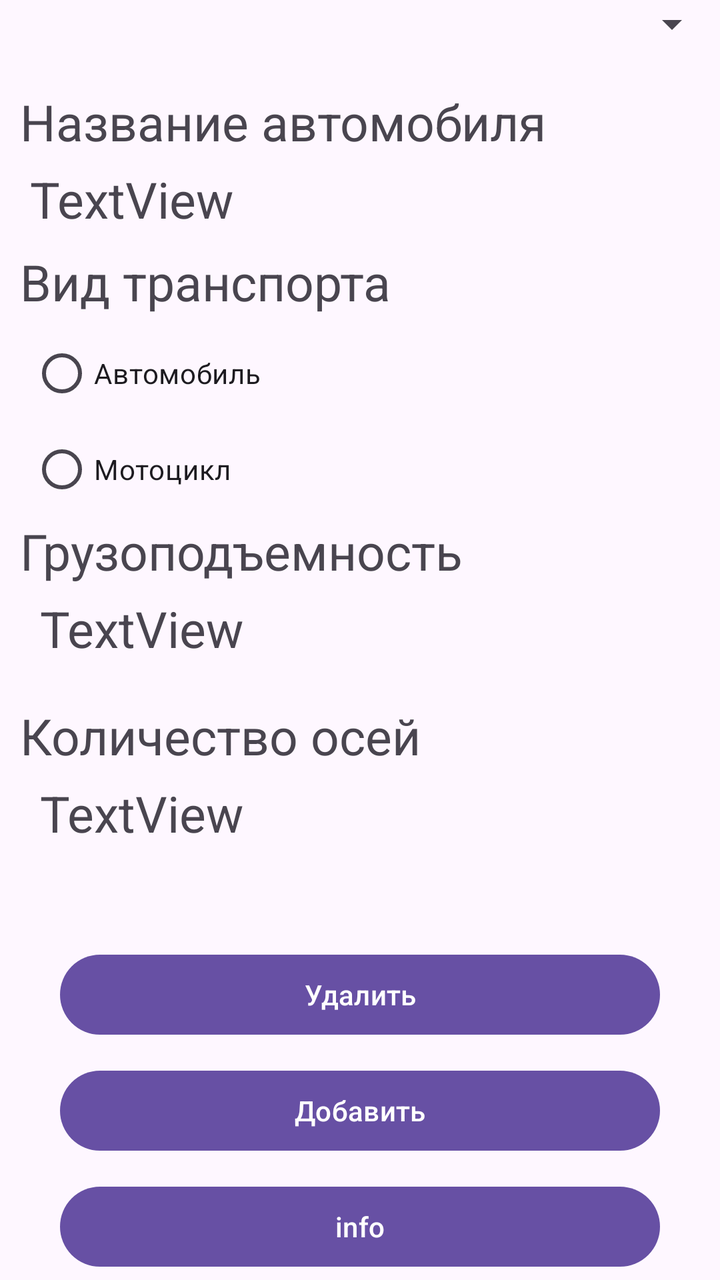
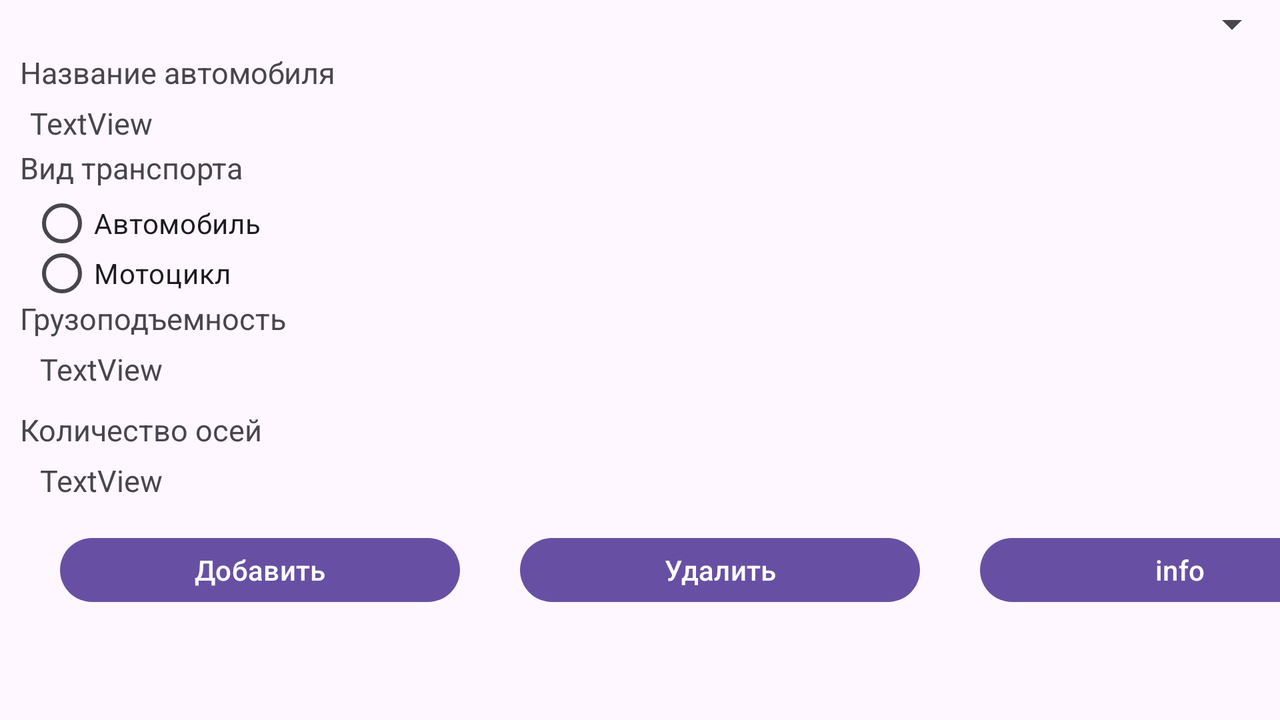

One screen, two layout resources from the same app: the default and the repository's alternative for another configuration. Each is rendered where Android would select it; the XML of both is given below.
<!-- AndroidManifest.xml: application theme Theme.BrandsOfTransport -->
<!-- res/layout/activity_main.xml -->
<?xml version="1.0" encoding="utf-8"?>
<androidx.constraintlayout.widget.ConstraintLayout xmlns:android="http://schemas.android.com/apk/res/android"
    xmlns:app="http://schemas.android.com/apk/res-auto"
    xmlns:tools="http://schemas.android.com/tools"
    android:layout_width="match_parent"
    android:layout_height="match_parent"
    tools:context=".MainActivity">

    <Spinner
        android:id="@+id/spinner"
        android:layout_width="match_parent"
        android:layout_height="wrap_content"
        android:scrollbarSize="10dp"
        app:layout_constraintTop_toTopOf="parent"
        />

    <TextView
        android:id="@+id/textView"
        android:layout_width="match_parent"
        android:layout_height="wrap_content"
        android:text="Название автомобиля"
        android:textSize="25sp"
        android:layout_marginTop="20dp"
        android:layout_marginLeft="10dp"
        app:layout_constraintTop_toBottomOf="@id/spinner"
        />

    <TextView
        android:id="@+id/textView2"
        android:layout_width="match_parent"
        android:layout_height="wrap_content"
        android:text="TextView"
        android:textSize="25sp"
        app:layout_constraintTop_toBottomOf="@id/textView"
        android:layout_marginTop="5dp"
        android:layout_marginLeft="15dp"
        />

    <TextView
        android:id="@+id/textView3"
        android:layout_width="match_parent"
        android:layout_height="wrap_content"
        android:layout_marginTop="100dp"
        android:text="Вид транспорта"
        android:textSize="25sp"
        android:layout_marginLeft="10dp"
        app:layout_constraintTop_toBottomOf="@id/spinner"
        />

    <RadioGroup
        android:id="@+id/radioGroup"
        android:layout_width="match_parent"
        android:layout_height="wrap_content"
        app:layout_constraintTop_toBottomOf="@id/textView3"
        android:layout_marginLeft="15dp"
        android:layout_marginTop="5dp"
        >

        <RadioButton
            android:id="@+id/radioButton1"
            android:layout_width="match_parent"
            android:layout_height="wrap_content"
            android:text="Автомобиль" />

        <RadioButton
            android:id="@+id/radioButton2"
            android:layout_width="match_parent"
            android:layout_height="wrap_content"
            android:text="Мотоцикл" />
    </RadioGroup>

    <TextView
        android:id="@+id/textView4"
        android:layout_width="match_parent"
        android:layout_height="wrap_content"
        android:text="Грузоподъемность"
        android:textSize="25sp"
        android:layout_marginLeft="10dp"
        app:layout_constraintTop_toBottomOf="@id/radioGroup"
        />

    <TextView
        android:id="@+id/textView5"
        android:layout_width="match_parent"
        android:layout_height="wrap_content"
        android:text="TextView"
        android:textSize="25sp"
        android:layout_marginLeft="20dp"
        android:layout_marginTop="5dp"
        app:layout_constraintTop_toBottomOf="@id/textView4"
        tools:layout_editor_absoluteX="10dp" />

    <TextView
        android:id="@+id/textView6"
        android:layout_width="match_parent"
        android:layout_height="wrap_content"
        android:text="Количество осей"
        android:textSize="25sp"
        android:layout_marginTop="20dp"
        android:layout_marginLeft="10dp"
        app:layout_constraintTop_toBottomOf="@id/textView5"
        tools:layout_editor_absoluteX="0dp" />

    <TextView
        android:id="@+id/textView7"
        android:layout_width="match_parent"
        android:layout_height="wrap_content"
        android:text="TextView"
        android:textSize="25sp"
        android:layout_marginLeft="20dp"
        android:layout_marginTop="5dp"
        app:layout_constraintTop_toBottomOf="@id/textView6"
        tools:layout_editor_absoluteX="0dp" />

    <Button
        android:id="@+id/button"
        android:layout_width="match_parent"
        android:layout_height="wrap_content"
        android:text="Удалить"
        android:layout_marginTop="50dp"
        android:layout_marginLeft="30dp"
        android:layout_marginRight="30dp"
        app:layout_constraintTop_toBottomOf="@id/textView7"
        />

    <Button
        android:id="@+id/button2"
        android:layout_width="match_parent"
        android:layout_height="wrap_content"
        android:text="Добавить"
        android:layout_marginTop="10dp"
        android:layout_marginLeft="30dp"
        android:layout_marginRight="30dp"
        app:layout_constraintTop_toBottomOf="@id/button"
        />

    <Button
        android:id="@+id/button3"
        android:layout_width="match_parent"
        android:layout_height="wrap_content"
        android:layout_marginTop="10dp"
        android:layout_marginLeft="30dp"
        android:layout_marginRight="30dp"
        android:text="info"
        app:layout_constraintTop_toBottomOf="@id/button2"
        />

</androidx.constraintlayout.widget.ConstraintLayout>
<!-- resources referenced by this layout -->
<resources>
  <style name="Theme.BrandsOfTransport" parent="Base.Theme.BrandsOfTransport" />
  <style name="Base.Theme.BrandsOfTransport" parent="Theme.Material3.DayNight.NoActionBar">
          
          
      </style>
</resources>
<!-- res/layout-land/activity_main.xml (the repository's variant of the layout above) -->
<!-- drawn on the phone turned sideways -->
<?xml version="1.0" encoding="utf-8"?>
<androidx.constraintlayout.widget.ConstraintLayout xmlns:android="http://schemas.android.com/apk/res/android"
    xmlns:app="http://schemas.android.com/apk/res-auto"
    xmlns:tools="http://schemas.android.com/tools"
    android:layout_width="match_parent"
    android:layout_height="match_parent"
    tools:context=".MainActivity">

    <Spinner
        android:id="@+id/spinner"
        android:layout_width="match_parent"
        android:layout_height="wrap_content"
        android:scrollbarSize="10dp"
        app:layout_constraintTop_toTopOf="parent"
        />

    <TextView
        android:id="@+id/textView"
        android:layout_width="match_parent"
        android:layout_height="wrap_content"
        android:text="Название автомобиля"
        android:textSize="15sp"
        android:layout_marginTop="2dp"
        android:layout_marginLeft="10dp"
        app:layout_constraintTop_toBottomOf="@id/spinner"
        />

    <TextView
        android:id="@+id/textView2"
        android:layout_width="match_parent"
        android:layout_height="wrap_content"
        android:text="TextView"
        android:textSize="15sp"
        app:layout_constraintTop_toBottomOf="@id/textView"
        android:layout_marginTop="5dp"
        android:layout_marginLeft="15dp"
        />

    <TextView
        android:id="@+id/textView3"
        android:layout_width="match_parent"
        android:layout_height="wrap_content"
        android:layout_marginTop="2dp"
        android:text="Вид транспорта"
        android:textSize="15sp"
        android:layout_marginLeft="10dp"
        app:layout_constraintTop_toBottomOf="@id/textView2"
        />

    <RadioGroup
        android:id="@+id/radioGroup"
        android:layout_width="match_parent"
        android:layout_height="wrap_content"
        app:layout_constraintTop_toBottomOf="@id/textView3"
        android:layout_marginLeft="15dp"
        android:layout_marginTop="5dp"
        >

        <RadioButton
            android:id="@+id/radioButton1"
            android:layout_width="match_parent"
            android:layout_height="25dp"
            android:text="Автомобиль" />

        <RadioButton
            android:id="@+id/radioButton2"
            android:layout_width="match_parent"
            android:layout_height="25dp"
            android:text="Мотоцикл" />
    </RadioGroup>

    <TextView
        android:id="@+id/textView4"
        android:layout_width="match_parent"
        android:layout_height="wrap_content"
        android:text="Грузоподъемность"
        android:textSize="15sp"
        android:layout_marginLeft="10dp"
        app:layout_constraintTop_toBottomOf="@id/radioGroup"
        />

    <TextView
        android:id="@+id/textView5"
        android:layout_width="match_parent"
        android:layout_height="wrap_content"
        android:text="TextView"
        android:textSize="15sp"
        android:layout_marginLeft="20dp"
        android:layout_marginTop="5dp"
        app:layout_constraintTop_toBottomOf="@id/textView4"
        tools:layout_editor_absoluteX="10dp" />

    <TextView
        android:id="@+id/textView6"
        android:layout_width="match_parent"
        android:layout_height="wrap_content"
        android:text="Количество осей"
        android:textSize="15sp"
        android:layout_marginTop="10dp"
        android:layout_marginLeft="10dp"
        app:layout_constraintTop_toBottomOf="@id/textView5"
        tools:layout_editor_absoluteX="0dp" />

    <TextView
        android:id="@+id/textView7"
        android:layout_width="match_parent"
        android:layout_height="wrap_content"
        android:text="TextView"
        android:textSize="15sp"
        android:layout_marginLeft="20dp"
        android:layout_marginTop="5dp"
        app:layout_constraintTop_toBottomOf="@id/textView6"
        tools:layout_editor_absoluteX="0dp" />

    <LinearLayout
        android:layout_width="match_parent"
        android:layout_height="wrap_content"
        android:layout_marginTop="40dp"
        android:orientation="horizontal"
        app:layout_constraintTop_toBottomOf="@id/textView6"
        >
        <Button
            android:id="@+id/button2"
            android:layout_width="200dp"
            android:layout_height="40dp"
            android:layout_marginLeft="30dp"
            android:text="Добавить" />

        <Button
            android:id="@+id/button"
            android:layout_marginLeft="30dp"
            android:layout_width="200dp"
            android:layout_height="40dp"
            android:text="Удалить" />

        <Button
            android:id="@+id/button3"
            android:layout_width="200dp"
            android:layout_height="40dp"
            android:layout_marginLeft="30dp"
            android:text="info" />
    </LinearLayout>

</androidx.constraintlayout.widget.ConstraintLayout>
